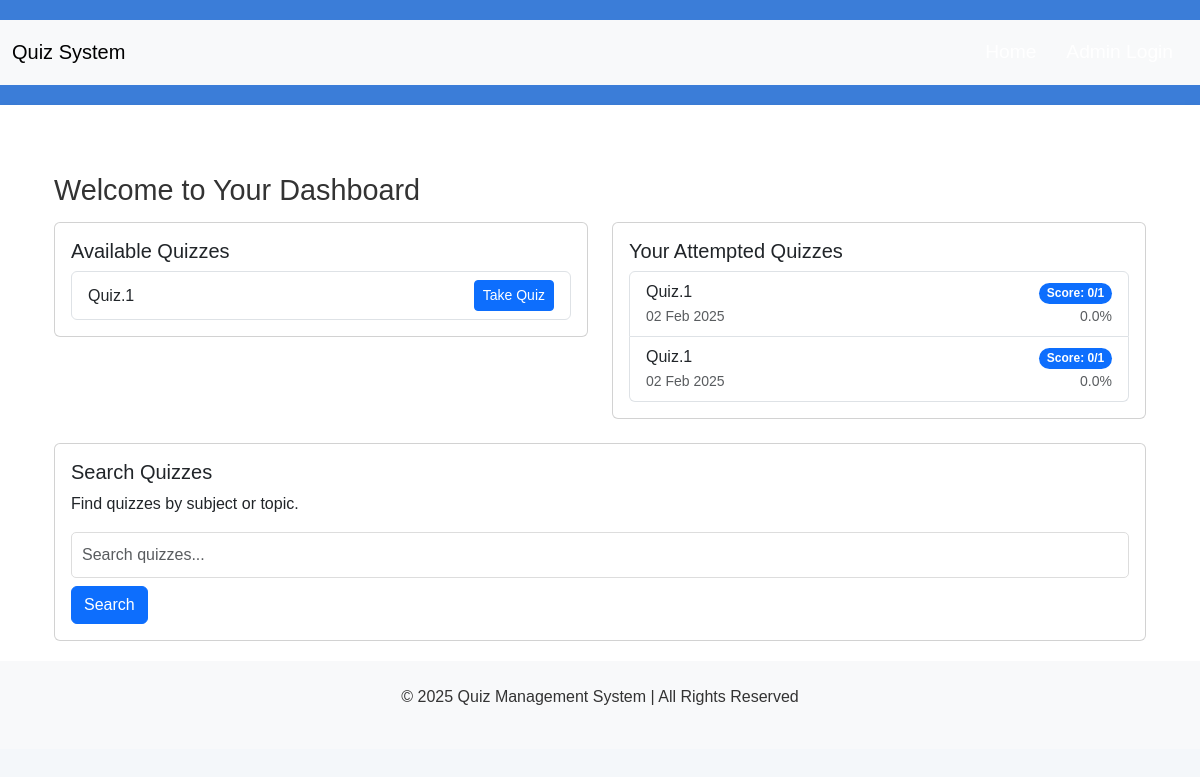
Screenshot of /user/dashboard (signed in) with the database file from the repository.
### app.py (models this page shows)
class Quiz(db.Model):
    id = db.Column(db.Integer, primary_key=True)
    title = db.Column(db.String(100), nullable=False)
    duration = db.Column(db.Integer, nullable=False)
    chapter_id = db.Column(db.Integer, db.ForeignKey('chapter.id'), nullable=False)
    questions = db.relationship('Question', backref='quiz', lazy=True)
    attempts = db.relationship('QuizAttempt', backref='quiz', lazy=True)

class QuizAttempt(db.Model):
    id = db.Column(db.Integer, primary_key=True)
    user_id = db.Column(db.Integer, db.ForeignKey('user.id'), nullable=False)
    quiz_id = db.Column(db.Integer, db.ForeignKey('quiz.id'), nullable=False)
    score = db.Column(db.Integer, nullable=False)
    date_attempted = db.Column(db.DateTime, default=datetime.utcnow)

### app.py (the view)
@app.route('/user/dashboard', methods=['GET', 'POST'])
@login_required
def user_dashboard():
    available_quizzes = Quiz.query.all()
    attempted_quizzes = QuizAttempt.query.filter_by(user_id=current_user.id).all()
    return render_template('user/dashboard.html',
                           available_quizzes=available_quizzes,
                           attempted_quizzes=attempted_quizzes)

### app.py (called while the page is built)
@login_manager.user_loader
def load_user(user_id):
    return User.query.get(int(user_id))

### templates/user/dashboard.html (shortened to what this page needs)
{% extends 'base.html' %}
{% block content %}
<div class="container mt-5">
    <h2>Welcome to Your Dashboard</h2>
    <div class="row">
        <div class="col-md-6">
            <div class="card mb-4">
                <div class="card-body">
                    <h5 class="card-title">Available Quizzes</h5>
                    <ul class="list-group">
                    {% for quiz in available_quizzes %}
                        <li class="list-group-item d-flex justify-content-between align-items-center">
                            {{ quiz.title }}
                            <a href="{{ url_for('take_quiz', quiz_id=quiz.id) }}" class="btn btn-primary btn-sm">Take Quiz</a>
                        </li>
                    {% endfor %}
                    </ul>
                </div>
            </div>
        </div>
        <div class="col-md-6">
            <div class="card mb-4">
                <div class="card-body">
                    <h5 class="card-title">Your Attempted Quizzes</h5>
                    <ul class="list-group">
                    {% for attempt in attempted_quizzes %}
                        <li class="list-group-item d-flex justify-content-between align-items-center">
                            <div>
                                {{ attempt.quiz.title }}<br>
                                <small class="text-muted">
                                    {{ attempt.date_attempted.strftime('%d %b %Y') }}
                                </small>
                            </div>
                            <div class="text-end">
                                <span class="badge bg-primary rounded-pill">
                                    Score: {{ attempt.score }}/{{ attempt.quiz.questions|length }}
                                </span>
                                <br>
                                <small class="text-muted">
                                    {{ ((attempt.score / attempt.quiz.questions|length) * 100)|round(1) }}%
                                </small>
                            </div>
                        </li>
                    {% endfor %}
                    </ul>
                </div>
            </div>
        </div>
    </div>
    <div class="row">
        <div class="col-md-12">
            <div class="card">
                <div class="card-body">
                    <h5 class="card-title">Search Quizzes</h5>
                    <p class="card-text">Find quizzes by subject or topic.</p>
                    <input type="text" id="searchQuery" class="form-control mb-2" placeholder="Search quizzes...">
                    <button onclick="searchQuizzes()" class="btn btn-primary">Search</button>
                </div>
            </div>
        </div>
    </div>
</div>
{% endblock %}

### static/css/style.css (style rules this page uses)
body { font-family: Arial, sans-serif; background-color: #f4f7fa; color: #333; }
main h2 { font-size: 1.8em; margin-bottom: 15px; }
input[type="text"], input[type="email"], input[type="password"], select, textarea { width: 100%; padding: 10px; margin: 10px 0; border: 1px solid #ddd; border-radius: 5px; font-size: 1em; }
input[type="submit"], button { background-color: #3b7dd8; color: white; border: none; padding: 12px 20px; border-radius: 5px; cursor: pointer; font-size: 1em; }

### rows the page displays
Quiz: title "Quiz.1"
QuizAttempt: quiz "Quiz.1", date_attempted "02 Feb 2025", score "0", quiz.questions|length "1", score "0.0"
QuizAttempt: quiz "Quiz.1", date_attempted "02 Feb 2025", score "0", quiz.questions|length "1", score "0.0"
